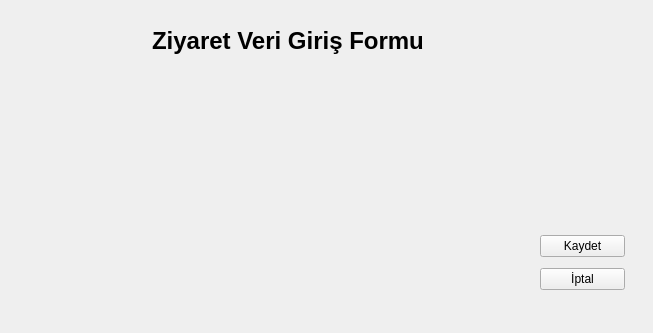
<?xml version="1.0" encoding="UTF-8"?>
<ui version="4.0">
 <class>ZiyaretVeriGirisFormu</class>
 <widget class="QWidget" name="ZiyaretVeriGirisFormu">
  <property name="geometry">
   <rect>
    <x>0</x>
    <y>0</y>
    <width>653</width>
    <height>333</height>
   </rect>
  </property>
  <property name="windowTitle">
   <string>Form</string>
  </property>
  <widget class="QWidget" name="">
   <property name="geometry">
    <rect>
     <x>50</x>
     <y>20</y>
     <width>374</width>
     <height>42</height>
    </rect>
   </property>
   <layout class="QGridLayout" name="gridLayout">
    <item row="0" column="0">
     <widget class="QLabel" name="label">
      <property name="text">
       <string/>
      </property>
      <property name="pixmap">
       <pixmap resource="../../Kaynaklar.qrc">:/Resimler/Resimler/ziyaret.png</pixmap>
      </property>
     </widget>
    </item>
    <item row="0" column="1">
     <widget class="QLabel" name="lblBaslik">
      <property name="font">
       <font>
        <pointsize>18</pointsize>
        <bold>true</bold>
       </font>
      </property>
      <property name="text">
       <string>Ziyaret Veri Giriş Formu</string>
      </property>
     </widget>
    </item>
   </layout>
  </widget>
  <widget class="QWidget" name="">
   <property name="geometry">
    <rect>
     <x>540</x>
     <y>230</y>
     <width>85</width>
     <height>67</height>
    </rect>
   </property>
   <layout class="QGridLayout" name="gridLayout_2">
    <item row="0" column="0">
     <widget class="QPushButton" name="pushButton">
      <property name="text">
       <string>Kaydet</string>
      </property>
     </widget>
    </item>
    <item row="1" column="0">
     <widget class="QPushButton" name="pushButton_2">
      <property name="text">
       <string>İptal</string>
      </property>
     </widget>
    </item>
   </layout>
  </widget>
 </widget>
 <resources>
  <include location="../../Kaynaklar.qrc"/>
 </resources>
 <connections/>
</ui>
